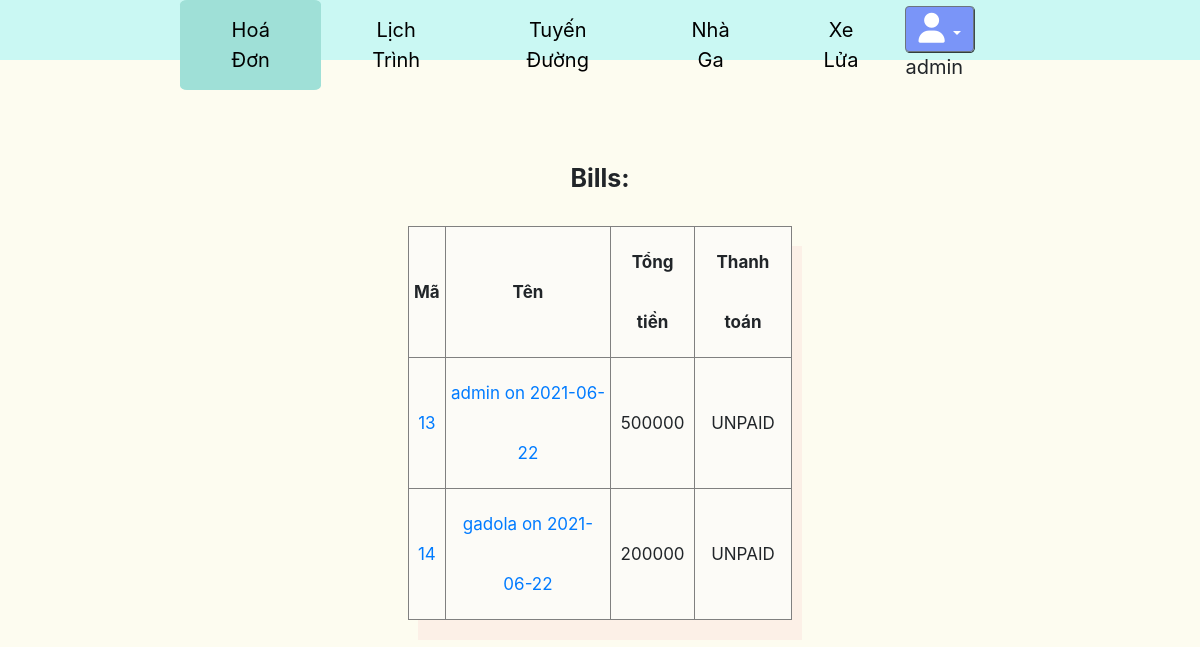
The app's page /bills/ (signed in), older data.
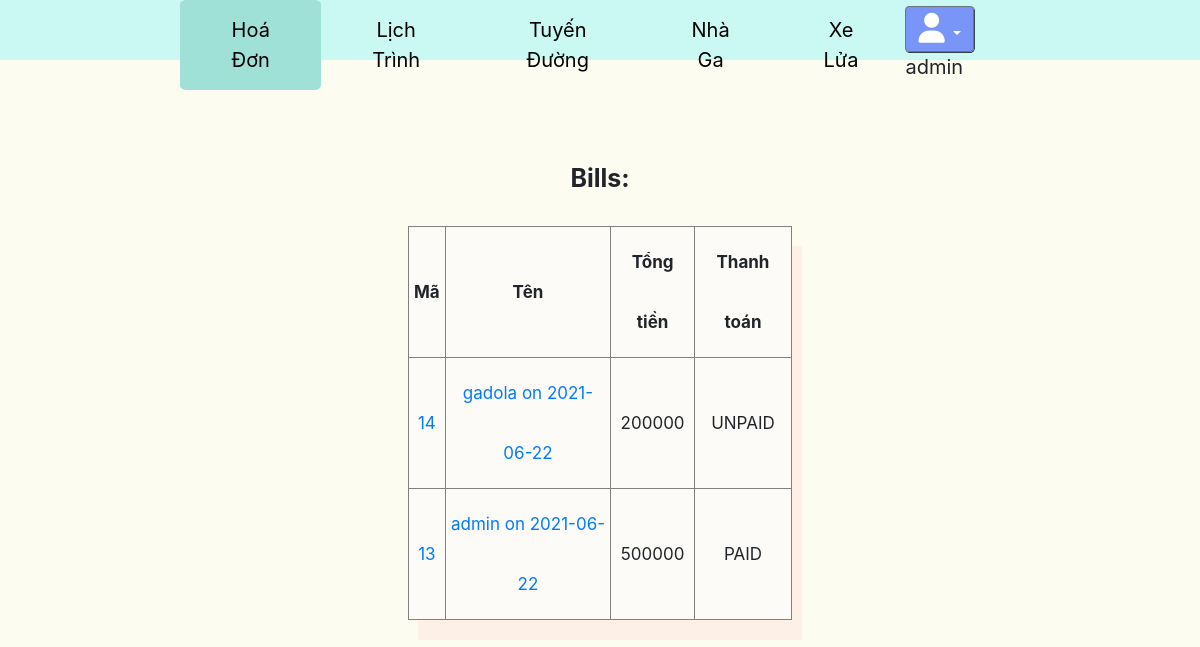
The same page, newer data.
### core/models.py (models this page shows)
class Bill(models.Model):
    user = models.ForeignKey(User, on_delete = models.CASCADE)
    date = models.DateField(auto_now_add = True)
    total = models.IntegerField(default=100000)
    status = models.CharField(choices = STATUS_BILL_CHOICE, default="UNPAID", max_length=10)
    def __str__(self) -> str:
        return self.user.username + " on " + str(self.date)

### core/views.py (the view)
# urls.py: path('bills/', views.get_bill , name='bills'),
@staff_member_required
def get_bill(request):
    bills = Bill.objects.all().order_by('-status','-date')
    context = {
        'bills':bills,
    }
    return render(request,'core/bills.html',context)

### core/templates/core/bills.html (shortened to what this page needs)
{% extends 'core/base_manage.html' %} {% load static %} {% block head %}
<link rel="stylesheet" href="{% static 'css/RTT.css' %}" />
{% endblock head %} {% block contain %}
<div class="main">
  <fieldset>
    <legend id="myLegend">Bills:</legend>
    <table border="1px solid gray">
      <tr border="1px solid gray">
        <th style="padding: 5px">Mã</th>
        <th style="padding: 5px">Tên</th>
        <th style="padding: 5px">Tổng tiền</th>
        <th style="padding: 5px">Thanh toán</th>
      </tr>
      {% for bill in bills %}
      <tr border="1px solid gray">
        <td style="padding: 5px">
          <a href="{% url 'detail_bill' bill.id%}">{{bill.id}}</a>
        </td>
        <td style="padding: 5px">
          <a href="{% url 'detail_bill' bill.id%}">{{bill}}</a>
        </td>
        <td>{{bill.total}}</td>
        <td>{{bill.status}}</td>
      </tr>
      {% endfor %}
    </table>
  </fieldset>
</div>
{% endblock contain %}

Row changes from the older to the newer data that the page shows:
shown differently, row unchanged: Bill "gadola on 2021-06-22": moves up the list
changed Bill id 13: status "UNPAID" → "PAID"
